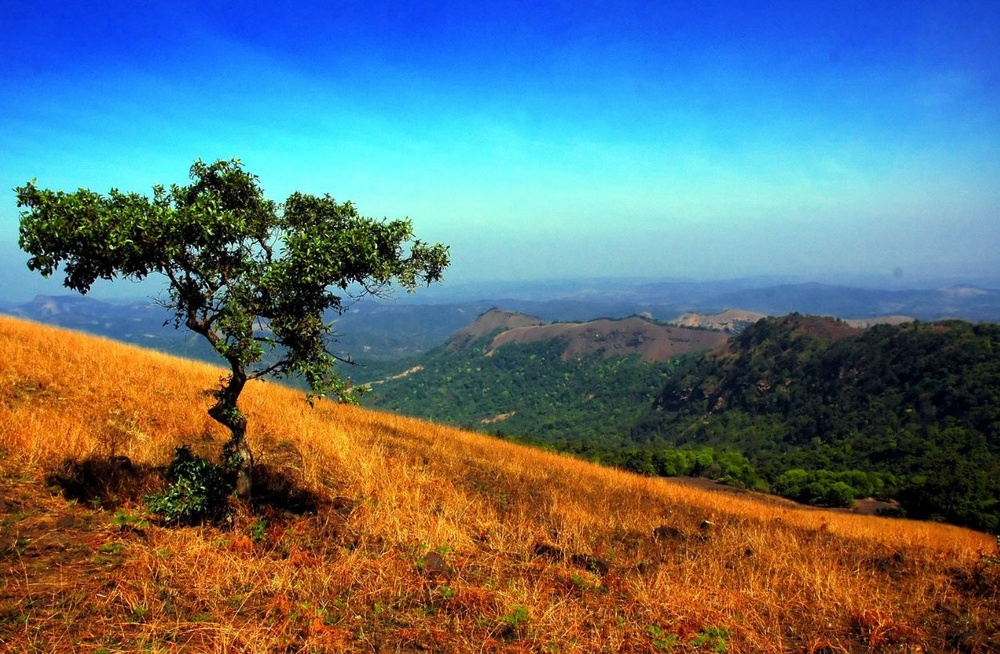
#> input picture 1-opencv_goruntu_isleme/img1.JPG, 1000 x 654 px, shrunk from 1278 x 836 before the run, found by its file name
$ python 9-Goruntu_Esikleme.py
#> lines starting #> are read from the running program, lines starting #| are printed output that depends on the picture; after the words box and inside, x2 and y2 are one past the last pixel; in counts of white or black regions, pixels touching at a corner belong together
import cv2
import numpy as np
import matplotlib.pyplot as plt

##

img = cv2.imread("C:\\Users\\alperh\\PycharmProjects\\goruntu_isleme\\1-opencv_goruntu_isleme\\img1.JPG")
#> img is the input picture: shape (654, 1000, 3); mean B, G, R 119, 113.4, 96
img = cv2.cvtColor(img, cv2.COLOR_BGR2GRAY)
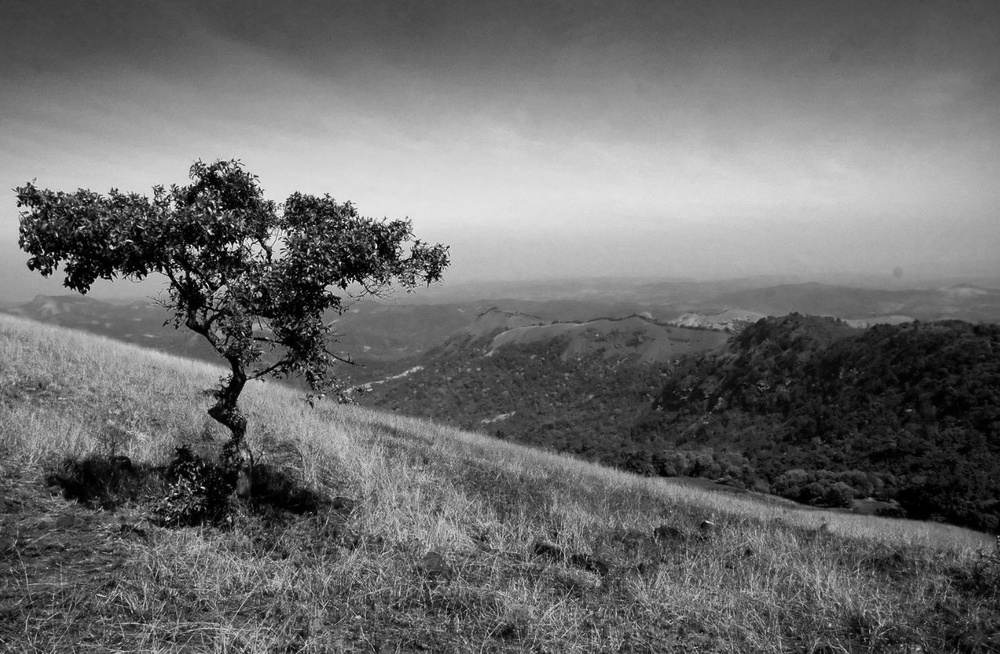
#> img: shape (654, 1000); min 0, max 253, mean 108.8
plt.figure()
plt.imshow(img, cmap="gray")
plt.axis("off")
plt.show()

## threshold

_, thresh_img = cv2.threshold(img, thresh=60, maxval=255, type=cv2.THRESH_BINARY)
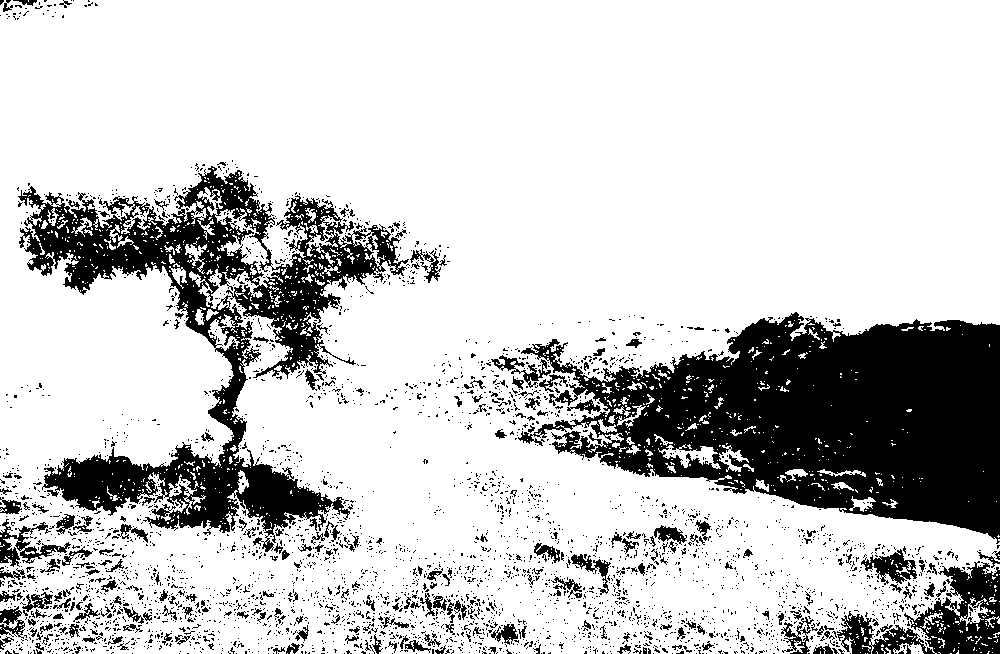
#> thresh_img: shape (654, 1000); 79.2% white; 3585 black regions (3333 under 20 px), largest, box (x1, y1, x2, y2) and area: (518, 312, 1000, 544) 62958, (18, 166, 409, 552) 40178, (837, 561, 1000, 654) 6222
plt.figure()
plt.imshow(thresh_img, cmap="gray")
plt.show()

## adaptive threshold  daha etkili bir çözüm

thresh_img2 = cv2.adaptiveThreshold(img, 255, cv2.ADAPTIVE_THRESH_MEAN_C, cv2.THRESH_BINARY, 11, 8)
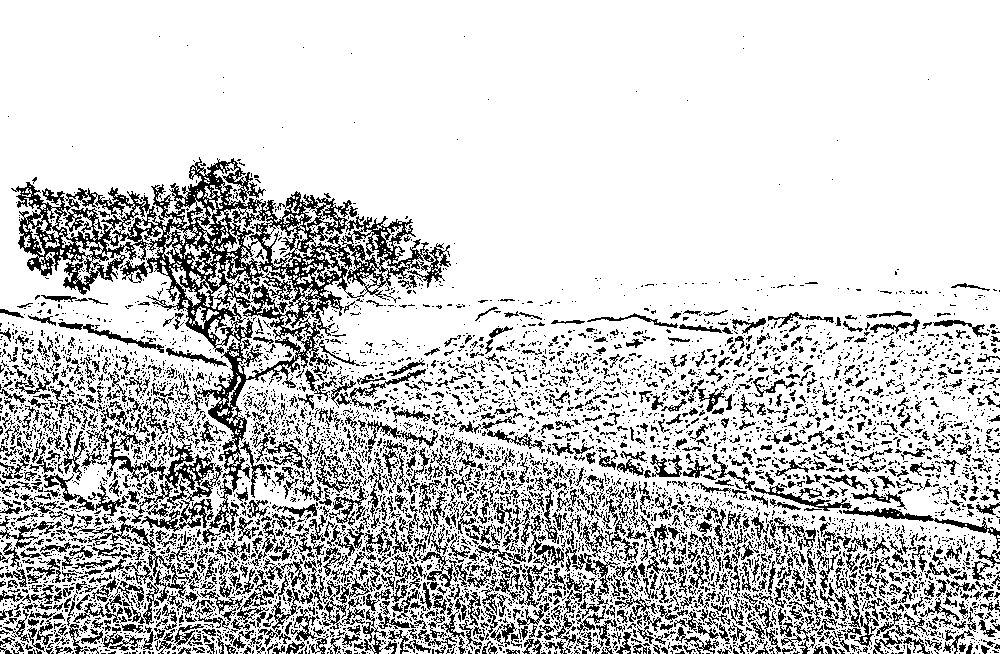
#> thresh_img2: shape (654, 1000); 79.2% white; black in thin lines or dots
plt.figure()
plt.imshow(thresh_img2, cmap="gray")
plt.show()

$ run again, with 1-opencv_goruntu_isleme/img2.JPG copied over 1-opencv_goruntu_isleme/img1.JPG
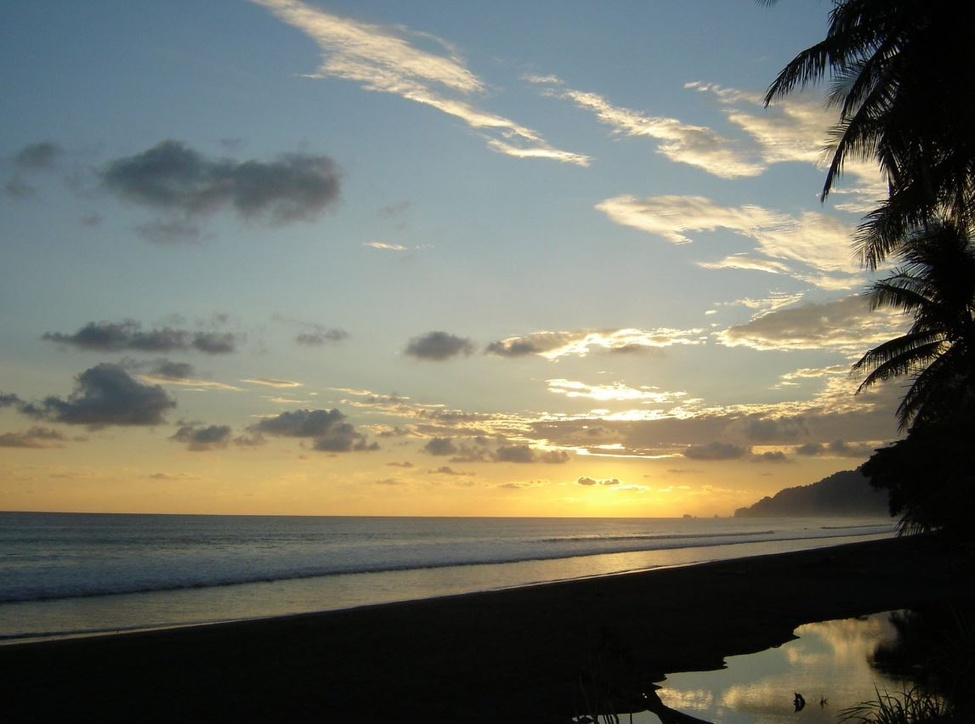
#> input picture 1-opencv_goruntu_isleme/img2.JPG, 975 x 724 px, shrunk from 1147 x 852 before the run, found by its file name
#> img is the input picture: shape (724, 975, 3); mean B, G, R 102.2, 113.4, 112
#> img: shape (724, 975)
#> `_, thresh_img = cv2.threshold(img, thresh=60, maxval=255, type=cv2.THR..`:
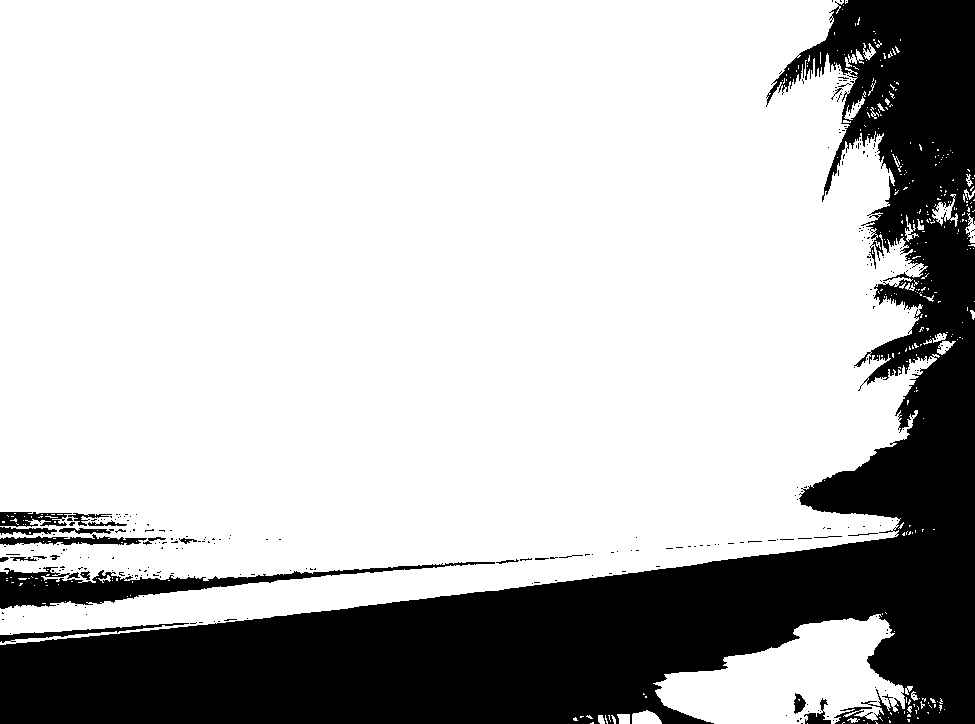
#> thresh_img: shape (724, 975); 74.8% white; 292 black regions (268 under 20 px), largest, box (x1, y1, x2, y2) and area: (0, 0, 975, 724) 167056, (0, 562, 495, 609) 6059, (0, 534, 147, 545) 861
#> `thresh_img2 = cv2.adaptiveThreshold(img, 255, cv2.ADAPTIVE_THRESH_MEAN..`:
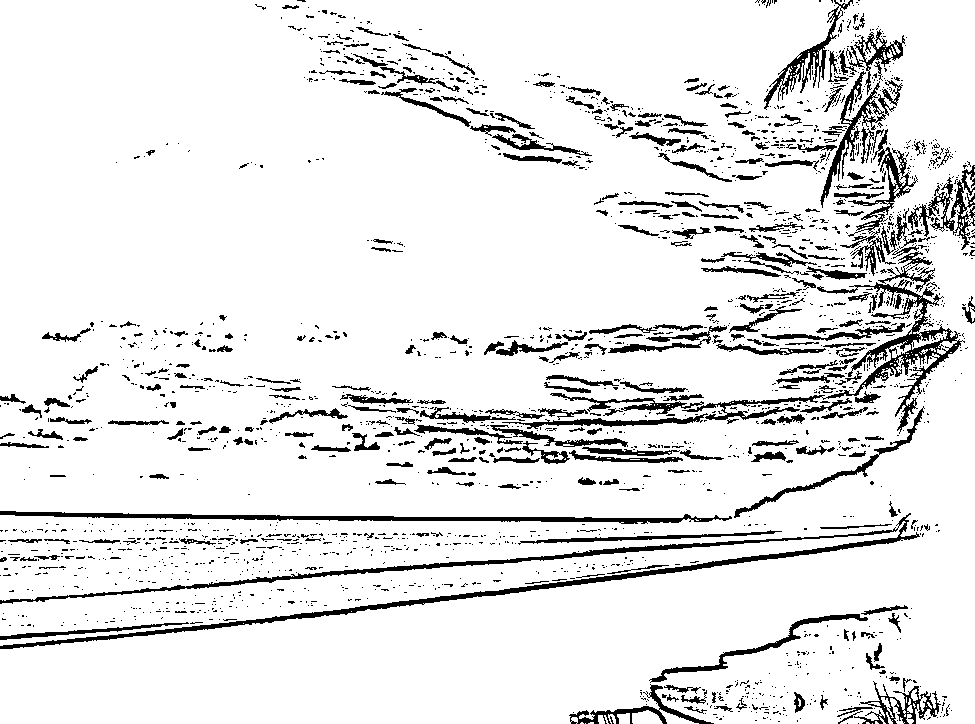
#> thresh_img2: shape (724, 975); 90.4% white; 2238 black regions (1875 under 20 px), largest, box (x1, y1, x2, y2) and area: (0, 513, 920, 649) 7482, (682, 279, 965, 434) 4565, (0, 511, 732, 524) 3138
